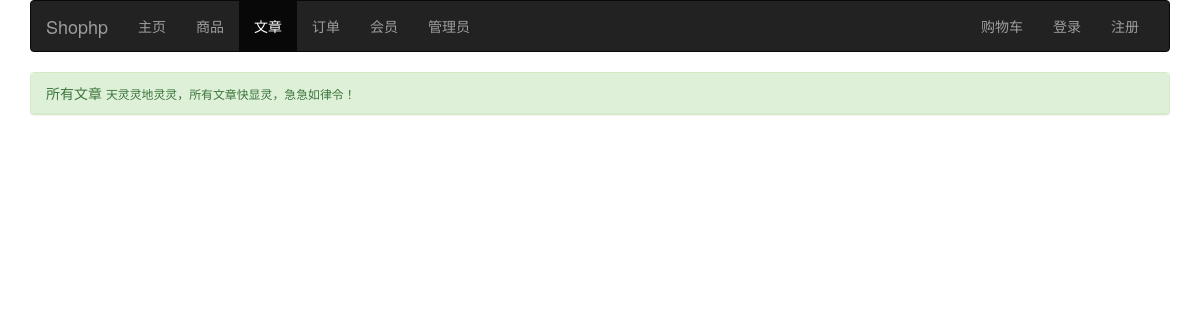
Page /index.php/acate on the earlier database version.
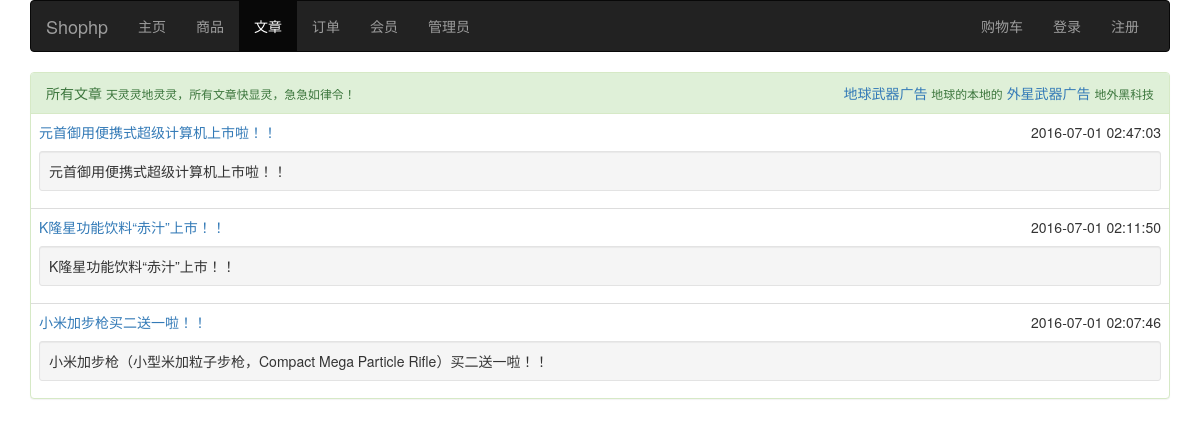
Same page on the later database version.
### tables this page shows
CREATE TABLE `acate` (
  `id` int(11) NOT NULL COMMENT '类别编号',
  `pid` int(11) NOT NULL COMMENT '父级类别编号',
  `name` varchar(20) NOT NULL COMMENT '类别名称',
  `intro` text NOT NULL COMMENT '类别简介'
);

CREATE TABLE `article` (
  `id` int(11) NOT NULL COMMENT '文章编号',
  `cid` int(11) NOT NULL COMMENT '类别编号',
  `title` varchar(200) NOT NULL COMMENT '文章标题',
  `abstract` text NOT NULL COMMENT '摘要',
  `content` text NOT NULL COMMENT '内容',
  `views` int(11) NOT NULL COMMENT '访问量',
  `pubtime` datetime NOT NULL DEFAULT CURRENT_TIMESTAMP COMMENT '发布时间',
  `status` int(11) NOT NULL COMMENT '状态'
);

### application/controllers/Acate.php (called while the page is built, shortened)
<?php
class Acate extends CI_Controller
{
    public function __construct()
    {
        $this->load->model('member_model');
        $this->load->model('article_model');
        $this->load->model('acate_model');
    }
    public function index($id = 0)
    {
        $data['article'] = $this->article_model->cget($id);
        $data['cname'] = $this->article_model->cname($id);
        if (0 == $id) {
            $data['title'] = '所有文章';
            $data['subtitle'] = '天灵灵地灵灵，所有文章快显灵，急急如律令！';
        }
        $this->load->view('acate', $data);
    }
}

### index.php (called while the page is built, shortened)
<?php
require_once BASEPATH.'core/CodeIgniter.php';

### application/models/Member_model.php (called while the page is built, shortened)
<?php
class Member_model extends CI_Model
{
    public function vsession()
    {
        $name = array('name' => $this->session->member);
        $row = $this->db->get_where('member', $name)->row_array();
        return 1 != $row['status'] || $row['id'] != $this->session->mid;
    }
}

### application/models/Article_model.php (called while the page is built, shortened)
<?php
class Article_model extends CI_Model
{
    public function getcate($id)
    {
        $data = array();
        $res = $this->db->get_where('acate', array('pid' => $id))->result_array();
        foreach ($res as $r) {
            array_push($data, $r['id']);
            $data = array_merge($data, $this->getcate($r['id']));
        }
        return $data;
    }
    public function cget($id)
    {
        $data = $this->db->get_where('article', array('cid' => $id))->result_array();
        foreach ($this->getcate($id) as $r) {
            $data = array_merge($data, $this->db->get_where('article', array('cid' => $r))->result_array());
        }
        usort($data, function ($a, $b) {
            return (new DateTime($b['pubtime']))->getTimestamp() - (new DateTime($a['pubtime']))->getTimestamp();
        });
        return $data;
    }
}

### application/views/acate.php (the view, shortened to what this page needs)
<!DOCTYPE html>
<html lang="en">
<head>
    <link href="<?=base_url('css/bootstrap.min.css')?>" rel="stylesheet">
    <link href="<?=base_url('css/shophp.css')?>" rel="stylesheet">
</head>
<body>
    <div class="container">
        <nav class="navbar navbar-inverse">
            <div class="container-fluid">
                <div class="navbar-header">
                    <a class="navbar-brand" href="<?=site_url()?>"><?=$this->config->item('title')?></a>
                </div>
                <div class="collapse navbar-collapse" id="navbar-collapse">
                    <ul class="nav navbar-nav">
                        <li><a href="<?=site_url()?>">主页</a></li>
                        <li><a href="<?=site_url('gcate')?>">商品</a></li>
                        <li class="active"><a href="<?=site_url('acate')?>">文章<span class="sr-only">(current)</span></a></li>
                        <li><a href="<?=site_url('oform')?>">订单</a></li>
                        <li><a href="<?=site_url('member')?>">会员</a></li>
                        <li><a href="<?=site_url('admin/admin')?>">管理员</a></li>
                    </ul>
                    <ul class="nav navbar-nav navbar-right">
                        <li><a href="<?=site_url('cart')?>">购物车</a></li>
						<?php if ($this->member_model->vsession()): ?>
                        <li><a href="<?=site_url('login')?>">登录</a></li>
                        <li><a href="<?=site_url('reg')?>">注册</a></li>
							<?php else: ?>
                        <li><a><?=$this->session->member?></a></li>
                        <li><a href="<?=site_url('logout')?>">退出</a></li>
					<?php endif; ?>
                    </ul>
                </div>
            </div>
        </nav>
		<div class="panel panel-success">
		  <div class="panel-heading">
                    <?=$title?> <small><?=$subtitle?></small>
					<div class="pull-right">
						<?php foreach ($cname as $a): ?>
				  <a href="<?=site_url('acate/index/'.$a['id'])?>"><?=$a['name']?></a>
				  <small><?=$a['intro']?></small>
				<?php endforeach; ?>
			</div>
		  </div>
  			<table class="table">
			  <?php foreach ($article as $a): ?>
		  		<tr><td><a href="<?=site_url('article/index/'.$a['id'])?>"><?=$a['title']?></a>
					<span class="pull-right"><?=$a['pubtime']?></span>
					<div class="well well-sm"><?=$a['abstract']?></div>
				</td></tr>
				<?php endforeach; ?>
  		  	</table>
		</div>
    </div>
</body>
</html>

Differences in the rows shown:
added acate: name "地球武器广告", intro "地球的本地的"
added acate: name "外星武器广告", intro "地外黑科技"
added article: title "元首御用便携式超级计算机上市啦！！", pubtime "2016-07-01 02:47:03", abstract "元首御用便携式超级计算机上市啦！！"
added article: title "K隆星功能饮料“赤汁”上市！！", pubtime "2016-07-01 02:11:50", abstract "K隆星功能饮料“赤汁”上市！！"
added article: title "小米加步枪买二送一啦！！", pubtime "2016-07-01 02:07:46", abstract "小米加步枪（小型米加粒子步枪，Compact Mega Particle Rifle）买二送一啦！！"
